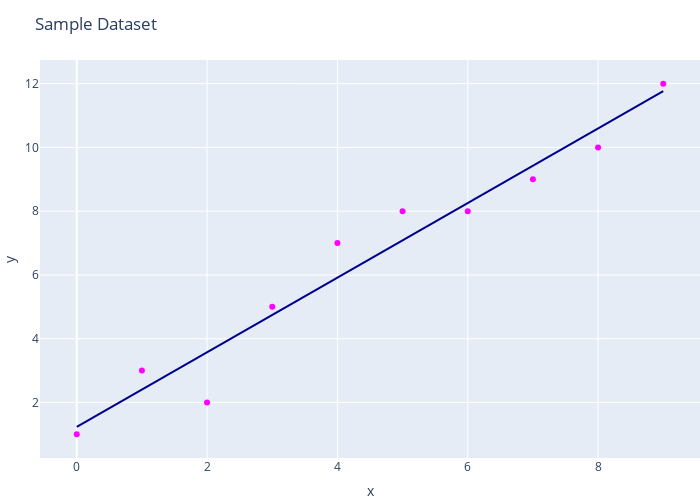

The notebook cell saved with this chart:
### Markdown cell above
**Python implementation of above technique with small dataset**

### Code cell
import numpy as np
import plotly.express as px


def estimate_coef(x, y):
    # number of observations/points
    n = np.size(x)

    # mean of x and y vector
    m_x = np.mean(x)
    m_y = np.mean(y)

    # calculating cross-deviation and deviation about x
    SS_xy = np.sum(y * x) - n * m_y * m_x
    SS_xx = np.sum(x * x) - n * m_x * m_x

    # calculating regression coefficients
    b_1 = SS_xy / SS_xx
    b_0 = m_y - b_1 * m_x

    return b_0, b_1


def plot_regression_line(x, y, b):
    print("The regression plot")

    # predicted response vector
    y_pred = b[0] + b[1] * x

    # plotting the actual points as scatter plot and the regression line
    fig = px.scatter(x=x,
                     y=y,
                     trendline='ols',  # Ordinary Least Square (OLS) with plotly.express
                     trendline_color_override='darkblue').update_traces(marker=dict(color='magenta'))

    fig.update_layout(title='Sample Dataset',
                      autosize=False,
                      width=700,
                      height=500,
                      margin=dict(
                          l=0,
                          r=0,
                          b=0,
                      ), )

    # function to show plot
    fig.show()


def main():
    # observations / data
    x = np.array([0, 1, 2, 3, 4, 5, 6, 7, 8, 9])
    y = np.array([1, 3, 2, 5, 7, 8, 8, 9, 10, 12])

    # estimating coefficients
    b = estimate_coef(x, y)
    print("Estimated coefficients:\nb_0 = {} \
		\nb_1 = {}".format(b[0], b[1]), '\n')

    # plotting regression line
    plot_regression_line(x, y, b)


if __name__ == "__main__":
    main()

### Figure 1 — Plotly figure (JSON) as saved in the notebook; plotly's stock layout.template omitted (floating-point values rounded to 4 significant figures)
{"data": [{"hovertemplate": "x=%{x}<br>y=%{y}<extra></extra>", "legendgroup": "", "marker": {"color": "magenta", "symbol": "circle"}, "mode": "markers", "name": "", "orientation": "v", "showlegend": false, "type": "scatter", "x": [0, 1, 2, 3, 4, 5, 6, 7, 8, 9], "xaxis": "x", "y": [1, 3, 2, 5, 7, 8, 8, 9, 10, 12], "yaxis": "y"}, {"hovertemplate": "<b>OLS trendline</b><br>y = 1.1697 * x + 1.23636<br>R<sup>2</sup>=0.952538<br><br>x=%{x}<br>y=%{y} <b>(trend)</b><extra></extra>", "legendgroup": "", "line": {"color": "darkblue"}, "marker": {"color": "magenta", "symbol": "circle"}, "mode": "lines", "name": "", "showlegend": false, "type": "scatter", "x": [0, 1, 2, 3, 4, 5, 6, 7, 8, 9], "xaxis": "x", "y": [1.236, 2.406, 3.576, 4.745, 5.915, 7.085, 8.255, 9.424, 10.59, 11.76], "yaxis": "y"}], "layout": {"autosize": false, "height": 500, "legend": {"tracegroupgap": 0}, "margin": {"b": 0, "l": 0, "r": 0, "t": 60}, "title": {"text": "Sample Dataset"}, "width": 700, "xaxis": {"anchor": "y", "domain": [0, 1], "title": {"text": "x"}}, "yaxis": {"anchor": "x", "domain": [0, 1], "title": {"text": "y"}}}}
